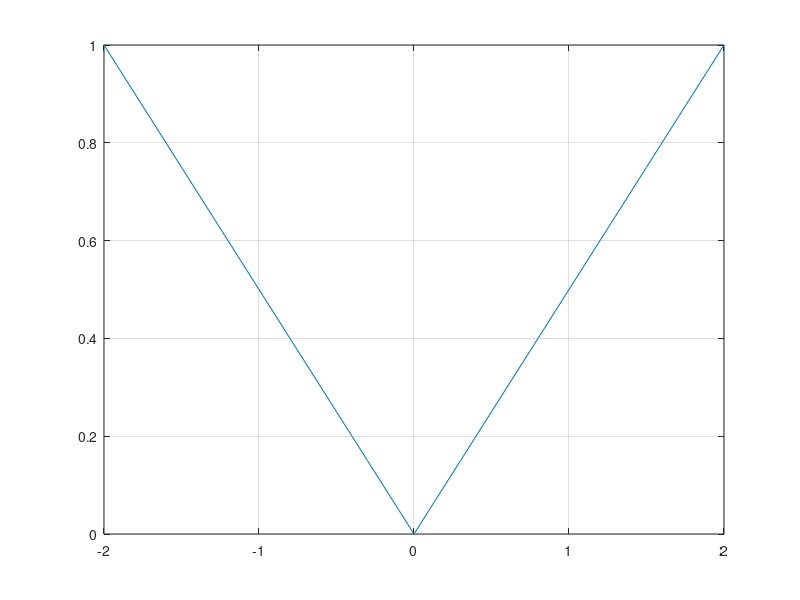

Source code (MATLAB):
clc;
clear all;
close all;

t = -2:0.1:2;

for i = 1:length(t)

    if(t(i) < 0) y(i) = -t(i) / 2;
        else y(i) = t(i) / 2;
    end

end

figure(1);
plot(t,y);
grid on;
axis tight;
